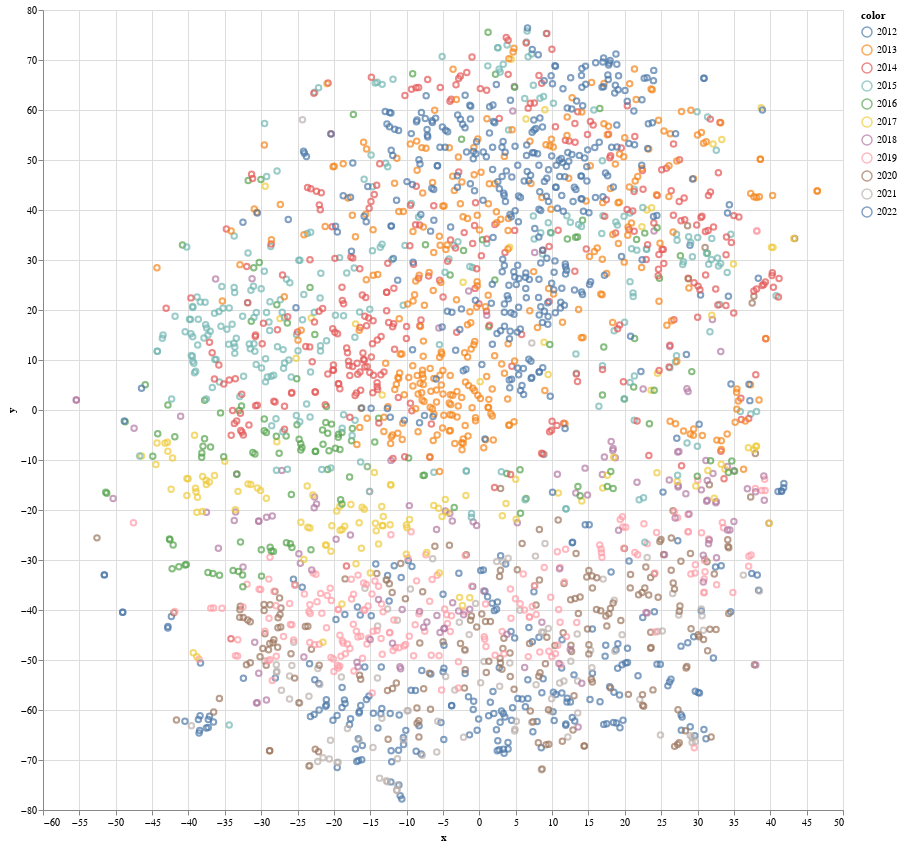

The notebook cell this image was saved under:
### Code cell
df_graph = pd.DataFrame() 
df_graph["x"] = df.tsne_2d.apply(lambda x: x[0])
df_graph["y"] = df.tsne_2d.apply(lambda x: x[1])
df_graph["color"] = df.date.dt.year
#  df_graph["color"] = df.Family
df_graph["tooltip"] = df.date.dt.to_period("D").apply(str)

import altair as alt
from vega_datasets import data

color_ = alt.Color("color:N")
tooltip="tooltip"
domain_ = ["","Amelia","Zach ", "Zach Amelia"]
range_ = ['grey', 'red', 'green', 'blue']
# color_ = alt.Color('color', scale=alt.Scale(domain=domain_, range=range_))

#sample = df
# sampe = df[:500]
alt.Chart(df_graph).mark_point().encode(
    x="x", y="y", 
    color=color_,
    tooltip="tooltip"
).properties(width=800, height=800).interactive()

### Figure 1 — Vega-Lite specification as saved in the notebook (floating-point values rounded to 4 significant figures; data arrays with more than 128 entries replaced by an {"elided": "..."} marker saying what was removed)
{"config": {"view": {"continuousWidth": 400, "continuousHeight": 300}}, "data": {"name": "data-33dddf809ae91804dfeda5e1a41d83a9"}, "mark": "point", "encoding": {"color": {"field": "color", "type": "nominal"}, "tooltip": {"field": "tooltip", "type": "nominal"}, "x": {"field": "x", "type": "quantitative"}, "y": {"field": "y", "type": "quantitative"}}, "height": 800, "selection": {"selector001": {"type": "interval", "bind": "scales", "encodings": ["x", "y"]}}, "width": 800, "$schema": "https://vega.github.io/schema/vega-lite/v4.17.0.json", "datasets": {"data-33dddf809ae91804dfeda5e1a41d83a9": {"elided": "2414 records"}}}
